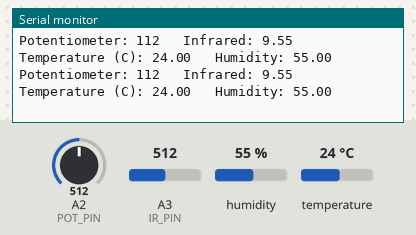
The sketch below on a simulated Arduino Uno, built with avr-gcc and run on an emulated ATmega328P. Shown: the last lines printed to the serial monitor. The test bench sets the inputs (shaded band); at power-on: A2 (POT_PIN) = 512, A3 (IR_PIN) = 512, humidity 55 %, temperature 24 °C.

Above: at 4.2 s.
4.3 s: A2 (POT_PIN) set to 471
At 4.5 s:
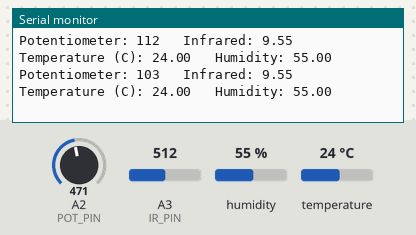
7.3 s: A2 (POT_PIN) set to 441
At 7.3 s:
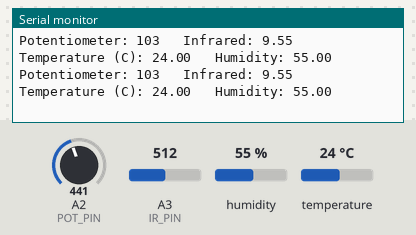
10.3 s: A3 (IR_PIN) set to 821
At 10.31 s:
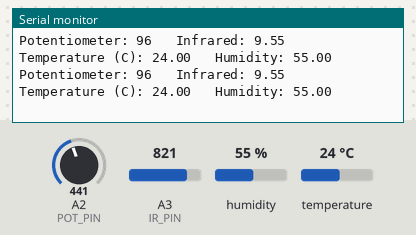
13.3 s: A3 (IR_PIN) set to 848
At 13.31 s:
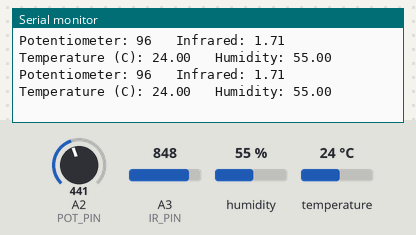
Timing chart, 0 to 16.3 s (numbered marks = the images above; inputs shaded):
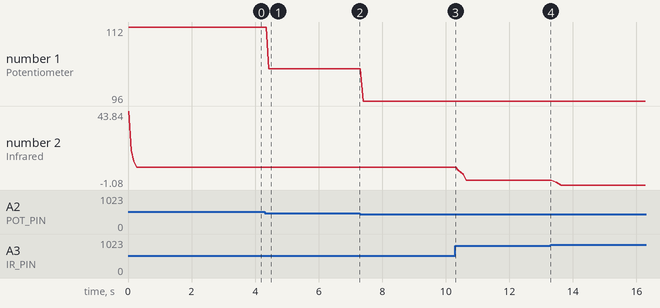

The sketch:

sensor_lab.ino
```cpp
#include <dht.h>

#define IR_PIN              A3
#define POT_PIN             A2
#define IR_WINDOW_SIZE      4
#define DHT_PIN             2
#define DHT_TYPE            11

int ir_val;          // raw value from ir sensor
int ir_val_avg;      // low-passed raw ir value
double ir_cm = 0;    // low-passed raw ir value converted to cm
double ir_cm_prev = 0;

int ir_window[IR_WINDOW_SIZE];
unsigned int ir_curr_entry = 0;

dht DHT;

void init_ir_window(){
  for (int i = 0; i < IR_WINDOW_SIZE; i++){
    ir_window[i] = 0;
  }
}

void increment_ir_entry(){
  ir_curr_entry += 1;
  if (ir_curr_entry >= 4)
    ir_curr_entry -= 4;
}

int calculate_ir_val_avg(int val){
  ir_window[ir_curr_entry] = ir_val;
  increment_ir_entry();
  int sum = 0;
  for (int i = 0; i < IR_WINDOW_SIZE; i++)
    sum += ir_window[i];
  return sum/4;
}

void setup() {
  init_ir_window();
  Serial.begin (9600);
  //pinMode(ULTRASONIC_TRIG_PIN, OUTPUT);
  //pinMode(ULTRASONIC_ECHO_PIN, INPUT);
  pinMode(IR_PIN, INPUT);
}

void loop() {
  // Potentiometer code
  int pot_degrees = map(analogRead(POT_PIN), 0, 1023, 0, 225);

  // IR code
  ir_val = analogRead(IR_PIN);
  ir_val_avg = calculate_ir_val_avg(ir_val);
  ir_cm = (1.2381098271285667e+002
     -  1.0116656095344860e+000 * pow(ir_val_avg,1)
     +  3.8880974300887472e-003 * pow(ir_val_avg,2)
     -  7.6736080602734829e-006 * pow(ir_val_avg,3)
     +  7.5096434225708319e-009 * pow(ir_val_avg,4)
     -  2.8890824514025209e-012 * pow(ir_val_avg,5));

  // Temp/humidity code
  int chk = DHT.read11(DHT_PIN);
  float hum = DHT.humidity;
  float temp_c = DHT.temperature;

  Serial.print("Potentiometer: ");
  Serial.print(pot_degrees);

  Serial.print("\t Infrared: ");
  Serial.print(ir_cm);

  Serial.print("\t Temperature (C): ");
  Serial.print(temp_c);
  Serial.print("\t Humidity: ");
  Serial.println(hum);

  ir_cm_prev = ir_cm;
  delay(15);
}
```

Measured:
- after the input at 4.3 s, the serial monitor: prints a new line after 0.13 s (image 1)
- plotted number 1: 112 → 103 after the input at 4.3 s, 103 → 96 after the input at 7.3 s
- plotted number 2: 9.55 → 1.71 after the input at 10.3 s, 1.71 → -1.08 after the input at 13.3 s
